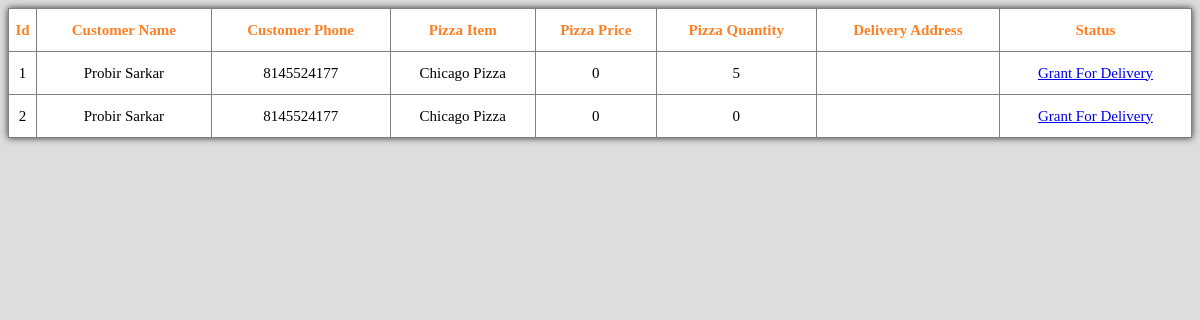
Screenshot of /admin/order_view.php with the database file from the repository.
### tables this page shows
CREATE TABLE `pizza_order` (
  `id` int(3) NOT NULL,
  `cus_name` text NOT NULL,
  `phone` varchar(10) NOT NULL,
  `pizza_item` text NOT NULL,
  `pizza_price` varchar(15) NOT NULL,
  `pizza_qty` int(3) NOT NULL,
  `delivery_address` varchar(200) NOT NULL,
  `status` int(1) NOT NULL
);

### admin/order_view.php (the view, shortened to what this page needs)
<?php
include("connect.php");
?>
<!DOCTYPE html>
<html>
<head>
</head>
<body>
<table align="center" border="1">
		<tr>
		<th> id</th>
		<th>customer name</th>
		<th>customer phone</th>
		<th>pizza item</th>
		<th>pizza price</th>
		<th>pizza quantity</th>
		<th>delivery address</th>
		<th>status</th>
		</tr>
	<?php
	$sql="SELECT * FROM pizza_order WHERE status='0' ";
	$qry=mysqli_query($con,$sql);
	$sl=1;
	while($row=mysqli_fetch_array($qry))
	 { ?>
	<tr>
			<td><?php echo $sl; ?></td>
			<td><?php echo $row['cus_name']; ?></td>
			<td><?php echo $row['phone']; ?></td>
			<td><?php echo $row['pizza_item']; ?></td>
			<td><?php echo $row['pizza_price']; ?></td>
		<td><?php echo $row['pizza_qty']; ?></td>
				<td><?php echo $row['delivery_address']; ?></td>
							<?php if($row['status']=='0'){ ?>
			<td>
				<a href="activate.php?id=<?php echo $row['id'] ?>">Grant for delivery</a>
			<?php } ?>
		<?php
		$sl++;
	}
		?>
</table>
</body>
</html>

### admin/order_view.php (style rules this page uses)
body { background-color: #ddd; text-align: center; text-transform: capitalize; }
table { width:100%; height:130px; border-collapse: collapse; box-shadow: 0px 0px 7px #323232; background-color: #fff; font-size: 15px; font-family: verdana; }
th { color:#ff7f24; }

### rows the page displays
pizza_order: cus_name "Probir Sarkar", phone "8145524177", pizza_item "Chicago Pizza", pizza_price "0", pizza_qty "5"
pizza_order: cus_name "Probir Sarkar", phone "8145524177", pizza_item "Chicago Pizza", pizza_price "0", pizza_qty "0"
